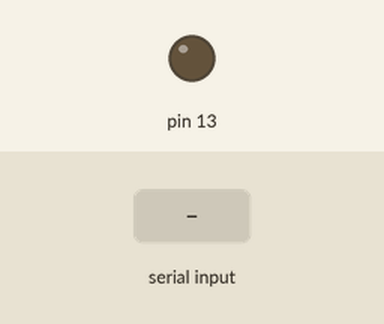
Simulated run of this sketch. Board: Arduino Uno, built with avr-gcc and run on an emulated ATmega328P. On the bench: output pins drawn as LEDs (lit = HIGH). The test bench sets the inputs (shaded band).

Above: at 1.2 s.
1.3 s: "1" received over Serial
At 2.5 s:
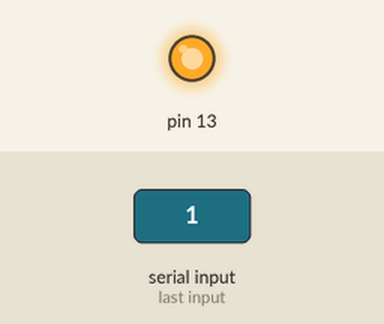
2.8 s: "0" received over Serial
At 3.6 s:
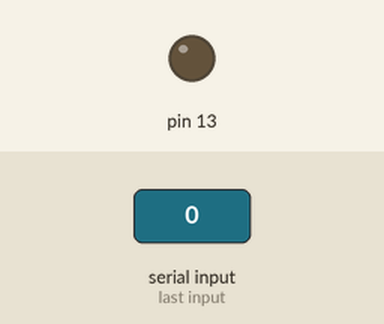
Timing chart, 0 to 5.8 s (numbered marks = the images above; inputs shaded):
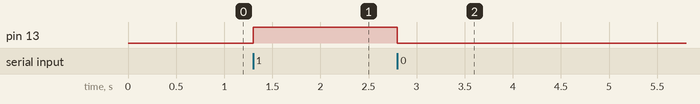

Measured:
- after the input at 1.3 s, pin 13: LOW → HIGH at once
- after the input at 2.8 s, pin 13: HIGH → LOW at once

The sketch:

LED_Serial.ino
```cpp
int incomingByte = 0;
void setup() {
  pinMode(13,OUTPUT);
  Serial.begin(115200);
}

void loop() {
  incomingByte = Serial.read();
  if(incomingByte=='0')
  {
    digitalWrite(13,LOW);
  }
  else if(incomingByte=='1')
  {
    digitalWrite(13,HIGH);
  }
}
```
